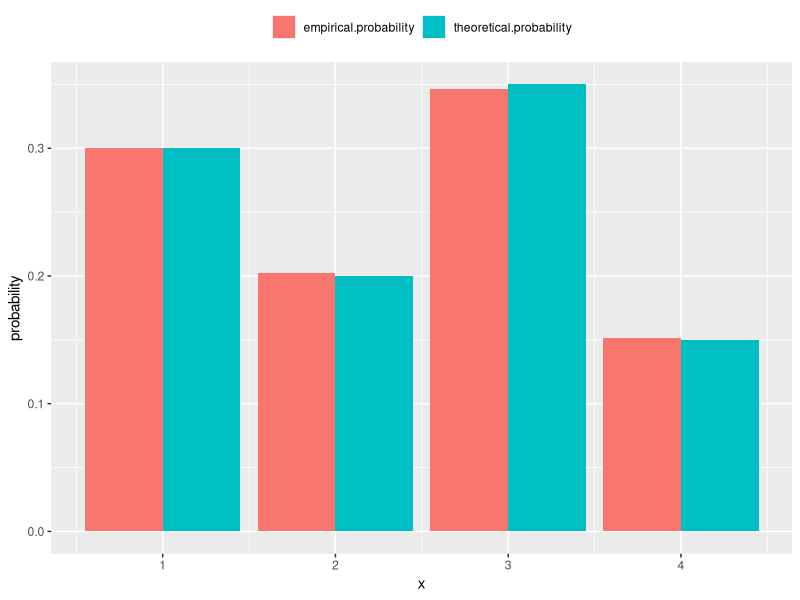

This chart was generated by the following R code:
p <- c(0.3, 0.2, 0.35, 0.15)

n <- 10000

u <- runif(n)

x <- findInterval(u, cumsum(p))

df <- data.frame(x = 1:4,
                 theoretical.probability = p,
                 empirical.probability = as.numeric(table(x)) / n)

View(df)

library(tidyverse)

df_melted <- df %>%
                pivot_longer(cols = c("theoretical.probability", "empirical.probability"),
                             names_to = "probability_type",
                             values_to = "probability")

View(df_melted)

df_melted %>%
  ggplot(aes(x = x, y = probability, fill = probability_type)) +
  geom_col(position = "dodge") +
  theme(legend.position = "top",
        legend.title = element_blank())
